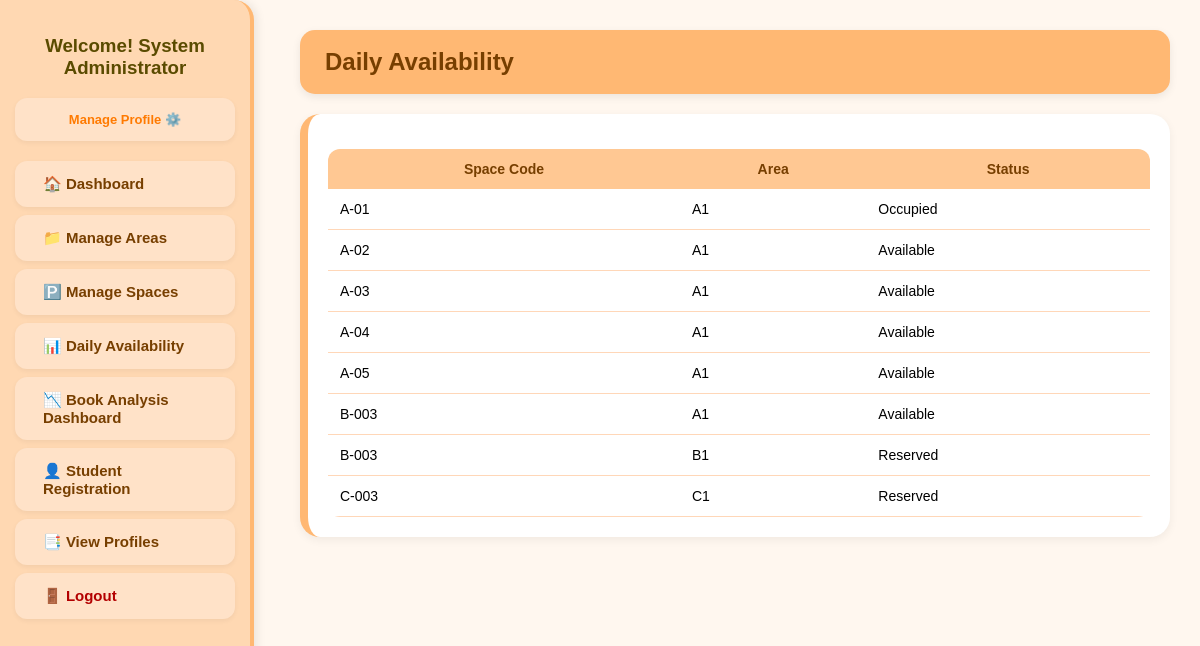
The page /Module2/daily_availability.php (signed in) on the database its author committed.
### tables this page shows
CREATE TABLE `parking_space` (
  `ParkingSpaceID` varchar(10) NOT NULL,
  `ParkingAreaID` varchar(10) NOT NULL,
  `StatusID` varchar(10) DEFAULT NULL,
  `SpaceCode` varchar(20) DEFAULT NULL,
  `SpaceType` varchar(20) DEFAULT NULL
);

CREATE TABLE `parking_area` (
  `ParkingAreaID` varchar(10) NOT NULL,
  `AreaCode` varchar(20) DEFAULT NULL,
  `AreaName` varchar(50) DEFAULT NULL,
  `AreaType` varchar(20) DEFAULT NULL,
  `AreaDescription` text DEFAULT NULL,
  `AreaStatus` varchar(20) NOT NULL DEFAULT 'Active',
  `Capacity` int(11) DEFAULT NULL,
  `LocationDesc` varchar(100) DEFAULT NULL
);

CREATE TABLE `space_status` (
  `StatusID` varchar(10) NOT NULL,
  `StatusName` varchar(50) DEFAULT NULL,
  `Description` text DEFAULT NULL
);

### Module2/daily_availability.php (the view, shortened to what this page needs)
<?php
require '../config.php';
$sql = "SELECT ps.SpaceCode, pa.AreaCode, ss.StatusName
        FROM parking_space ps
        LEFT JOIN parking_area pa ON ps.ParkingAreaID = pa.ParkingAreaID
        LEFT JOIN space_status ss ON ps.StatusID = ss.StatusID
        ORDER BY pa.AreaCode, ps.SpaceCode";
$res = $conn->query($sql);
?>
<!doctype html>
<html lang="en">
<head>
<link rel="stylesheet" href="../templates/admin_style.css">
</head>
<body>
<?php include_once('../templates/admin_sidebar.php'); ?>
<div class="main-content">
<div class="page-box">
<header class="header">Daily Availability</header>
<div class="box">
  <table>
    <thead>
      <tr>
        <th>Space Code</th>
        <th>Area</th>
        <th>Status</th>
      </tr>
    </thead>
    <tbody>
      <?php while ($r = $res->fetch_assoc()): ?>
      <tr>
        <td><?= htmlspecialchars($r['SpaceCode']) ?></td>
        <td><?= htmlspecialchars($r['AreaCode']) ?></td>
        <td><?= htmlspecialchars($r['StatusName']) ?></td>
      </tr>
      <?php endwhile; ?>
    </tbody>
  </table>
</div>
</div>
</div>
</body>
</html>

### templates/admin_style.css (style rules this page uses)
body { margin: 0; font-family: "Poppins", Arial, sans-serif; background: #FFF7EF; display: flex; }
.main-content { margin-left: 270px; padding: 30px; width: calc(100% - 270px); }
.header { background: #FFB873; padding: 18px 25px; border-radius: 15px; margin-bottom: 20px; font-size: 24px; font-weight: 700; color: #773f00; box-shadow: 0 3px 8px rgba(0,0,0,0.08); }
.box { background: #FFFFFF; padding: 20px; border-radius: 20px; margin-top: 20px; border-left: 8px solid #FFB873; box-shadow: 0 3px 10px rgba(0,0,0,0.06); }
table { width: 100%; border-collapse: collapse; margin-top: 15px; border-radius: 12px; overflow: hidden; background: #fff; }
th { background: #FFC893; padding: 12px; color: #773f00; font-weight: 700; font-size: 14px; }
td { padding: 12px; border-bottom: 1px solid #FFD7B8; font-size: 14px; }

### rows shown on the page
parking_space: SpaceCode "A-01", ParkingAreaID.AreaCode "A1", StatusID.StatusName "Occupied"
parking_space: SpaceCode "A-02", ParkingAreaID.AreaCode "A1", StatusID.StatusName "Available"
parking_space: SpaceCode "A-03", ParkingAreaID.AreaCode "A1", StatusID.StatusName "Available"
parking_space: SpaceCode "A-04", ParkingAreaID.AreaCode "A1", StatusID.StatusName "Available"
parking_space: SpaceCode "A-05", ParkingAreaID.AreaCode "A1", StatusID.StatusName "Available"
parking_space: SpaceCode "B-003", ParkingAreaID.AreaCode "A1", StatusID.StatusName "Available"
parking_space: SpaceCode "B-003", ParkingAreaID.AreaCode "B1", StatusID.StatusName "Reserved"
parking_space: SpaceCode "C-003", ParkingAreaID.AreaCode "C1", StatusID.StatusName "Reserved"

### other values the page prints
$_SESSION['UserName'] "System Administrator"
